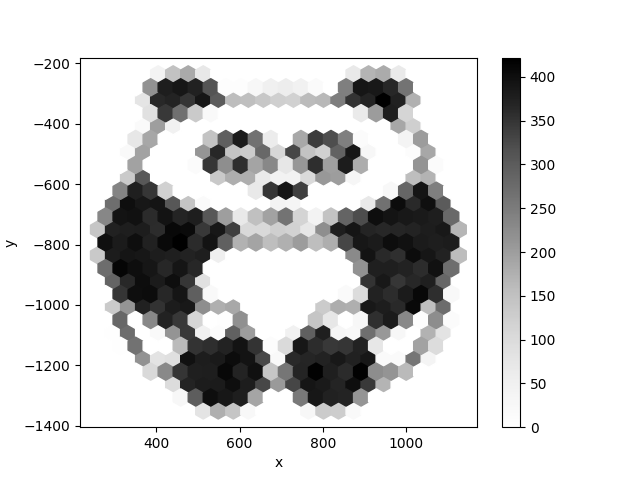

This figure's Python source:

import pandas as pd
import pylab as plt
import numpy as np
import random
from PIL import Image as im

panda = im.open('panda.png')
panda = panda.convert('L')

width, height = panda.size
gmap = list(panda.getdata())
gmap = np.array(gmap)
gmap = gmap.reshape((height, width))

g = gmap - 255
g = -1 * g
p = pd.DataFrame(g)

pp = p.unstack()
pp = pp[pp > 0]

pp.to_csv('panda.csv')
pr = pd.read_csv('panda.csv', names=['x', 'y', 'col'])
pr['y'] *= -1


def sample(val):
    ri = random.randint(1, 1024)
    return ri <= val


pandasample = pr['col'].apply(sample)
pr = pr[pandasample]

pr.plot.hexbin(x='x', y='y', gridsize=24, cmap=plt.get_cmap('Greys'))
plt.savefig('hexpanda.svg')

#for i in range(1, 50):
#    pr.plot.hexbin(x='x', y='y', gridsize=i, cmap=plt.get_cmap('Greys'))
#    plt.savefig('hexpandas/hexpanda_{}.png'.format(i))
